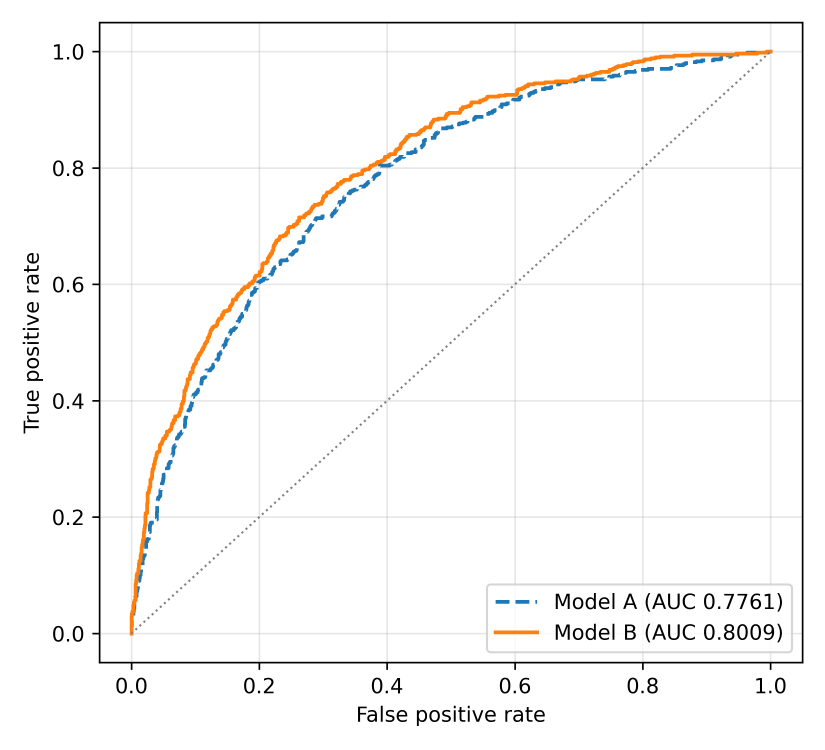
#> input picture paper/gambar_roc.png, 3300 x 3000 px, found by its file name (shown at 1/4 size)
$ python gambar_dua_panel.py
#> lines starting #> are read from the running program, lines starting #| are printed output that depends on the picture
"""Susun Fig. 2 naskah dari dua gambar sumber, ROC dan kalibrasi.

Gambar ini semula dibuat lewat perintah sekali pakai yang tidak tersimpan,
sehingga naskah mengklaim seluruh gambar dapat direproduksi padahal satu di
antaranya tidak. Skrip ini menutup celah itu.

Kedua gambar sumber dihasilkan oleh gambar_ulang.py pada protokol yang sama
dengan eksperimen utama, yaitu regresi logistik pada seed 42. Di sini keduanya
hanya ditempel berdampingan, tidak ada nilai yang dihitung ulang.

Jalankan:  python kode/gambar_dua_panel.py
Keluaran:  gambar/fig2_roc_kalibrasi.png
"""

import sys
from pathlib import Path

from PIL import Image

sys.stdout.reconfigure(encoding="utf-8", errors="replace")
GAMBAR = Path(__file__).resolve().parent
KIRI = GAMBAR / "gambar_roc.png"
KANAN = GAMBAR / "gambar_kalibrasi.png"
KELUAR = GAMBAR / "fig2_roc_kalibrasi.png"
SELA = 60
LATAR = (255, 255, 255)


def main():
    kiri = Image.open(KIRI).convert("RGB")
    kanan = Image.open(KANAN).convert("RGB")
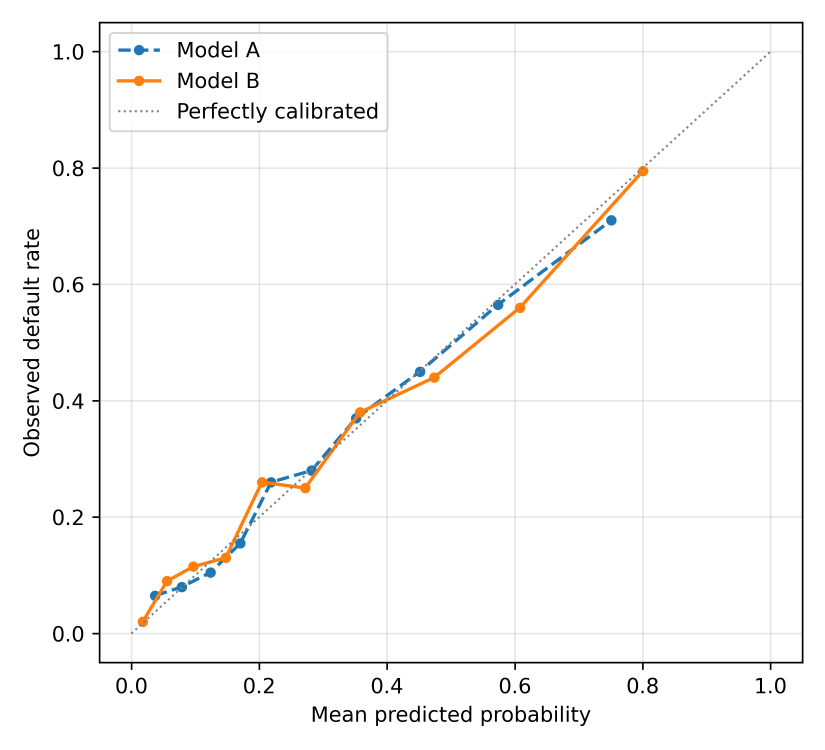
#> input picture paper/gambar_kalibrasi.png, 3300 x 3000 px, found by its file name (shown at 1/4 size)
    lebar = kiri.width + SELA + kanan.width
#> lebar = 6660
    tinggi = max(kiri.height, kanan.height)
#> tinggi = 3000
    kanvas = Image.new("RGB", (lebar, tinggi), LATAR)
#> kanvas: PIL image 6660x3000 RGB; every value is 255
    kanvas.paste(kiri, (0, (tinggi - kiri.height) // 2))
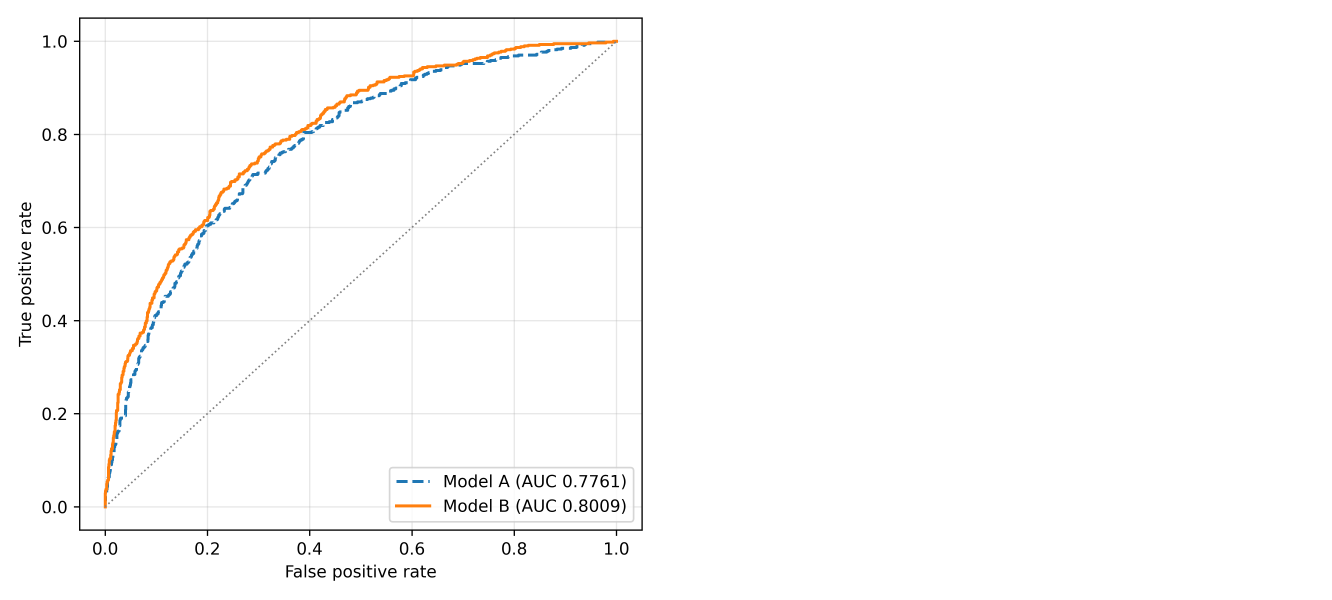
#> kanvas: PIL image 6660x3000 RGB (shown at 1/5 size); mean R, G, B 252.1, 251.9, 251.6
    kanvas.paste(kanan, (kiri.width + SELA, (tinggi - kanan.height) // 2))
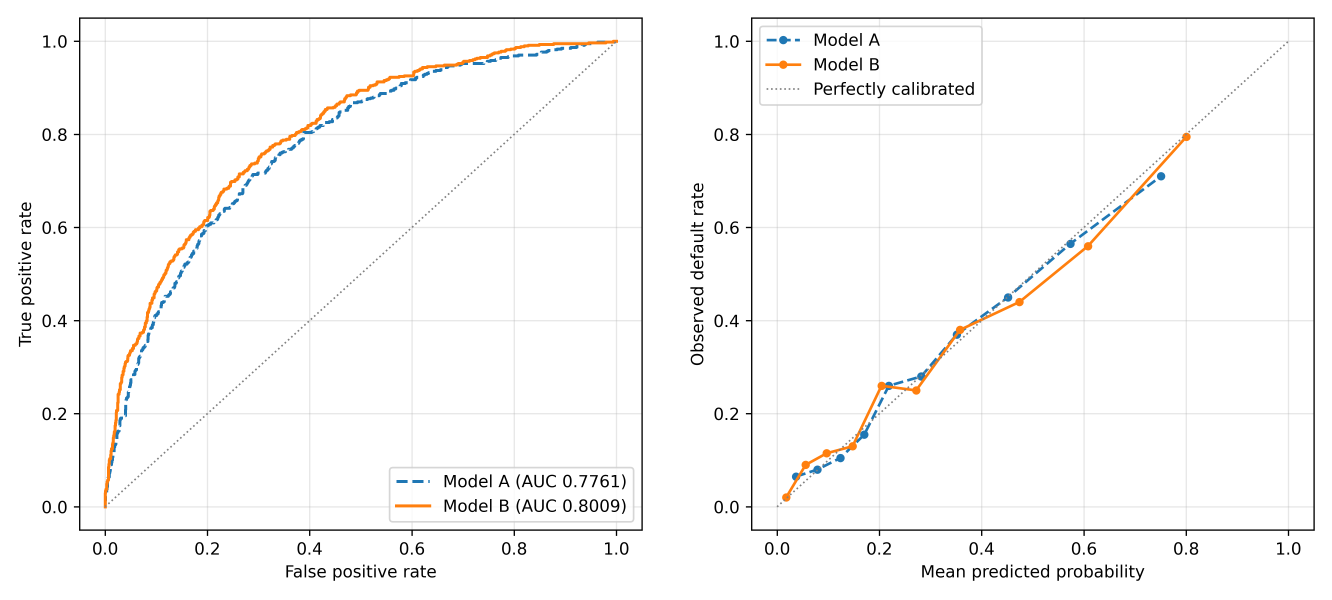
#> kanvas: PIL image 6660x3000 RGB (shown at 1/5 size); mean R, G, B 249.3, 248.9, 248.5
    kanvas.save(KELUAR, dpi=(600, 600))
    print(f"tersimpan di {KELUAR}, ukuran {kanvas.width} x {kanvas.height}")
#| tersimpan di fig2_roc_kalibrasi.png, ukuran 6660 x 3000


if __name__ == "__main__":
    main()
